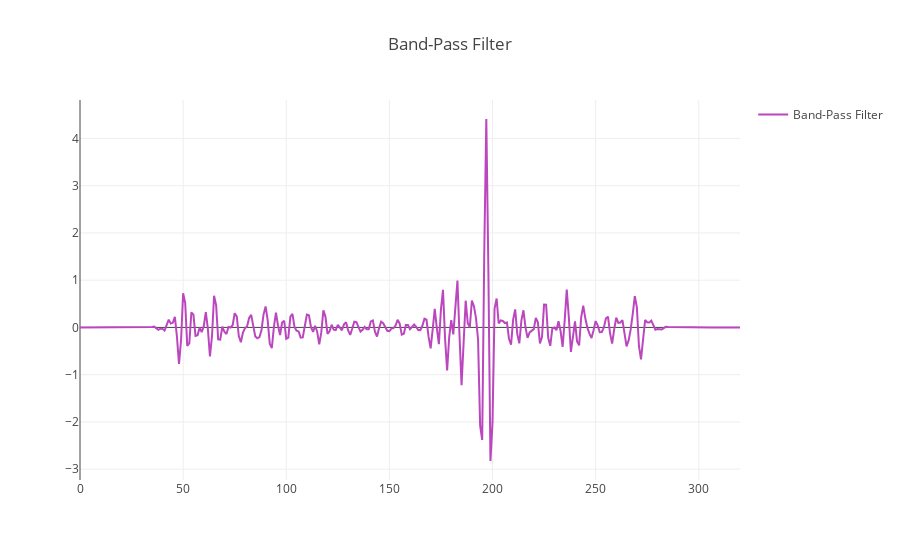

This figure's notebook cell:
### Markdown cell above
## Band-Pass Filter
The Band-Pass Filter will allow you to reduce the frequencies outside of a defined range of frequencies. We can think of it as low-passing and high-passing at the same time.

In the example below, fL and fH are the low and high cutoff frequencies respectively as a fraction of the sampling rate.

### Code cell
fL = 0.1
fH = 0.3
b = 0.08
N = int(np.ceil((4 / b)))
if not N % 2: N += 1  # Make sure that N is odd.
n = np.arange(N)
 
# low-pass filter
hlpf = np.sinc(2 * fH * (n - (N - 1) / 2.))
hlpf *= np.blackman(N)
hlpf = hlpf / np.sum(hlpf)
 
# high-pass filter 
hhpf = np.sinc(2 * fL * (n - (N - 1) / 2.))
hhpf *= np.blackman(N)
hhpf = hhpf / np.sum(hhpf)
hhpf = -hhpf
hhpf[int((N - 1) / 2)] += 1
 
h = np.convolve(hlpf, hhpf)
s = list(data['10 Min Std Dev'])
new_signal = np.convolve(s, h)

trace1 = go.Scatter(
    x=list(range(len(new_signal))),
    y=new_signal,
    mode='lines',
    name='Band-Pass Filter',
    marker=dict(
        color='#BB47BE'
    )
)

layout = go.Layout(
    title='Band-Pass Filter',
    showlegend=True
)

trace_data = [trace1]
fig = go.Figure(data=trace_data, layout=layout)
py.iplot(fig, filename='fft-band-pass-filter')

### Figure 1 — Plotly figure (JSON) as saved in the notebook; plotly's stock layout.template omitted (floating-point values rounded to 4 significant figures; data arrays with more than 128 entries replaced by an {"elided": "..."} marker saying what was removed)
{"data": [{"marker": {"color": "#BB47BE"}, "mode": "lines", "name": "Band-Pass Filter", "type": "scatter", "uid": "bae5990d-b669-46ca-9ee0-edfd97eb8b38", "x": {"elided": "321 int values"}, "y": {"elided": "321 float values"}}], "layout": {"autosize": true, "showlegend": true, "title": {"text": "Band-Pass Filter"}, "xaxis": {"autorange": true, "range": [0, 320], "type": "linear"}, "yaxis": {"autorange": true, "range": [-3.229, 4.814], "type": "linear"}}}
